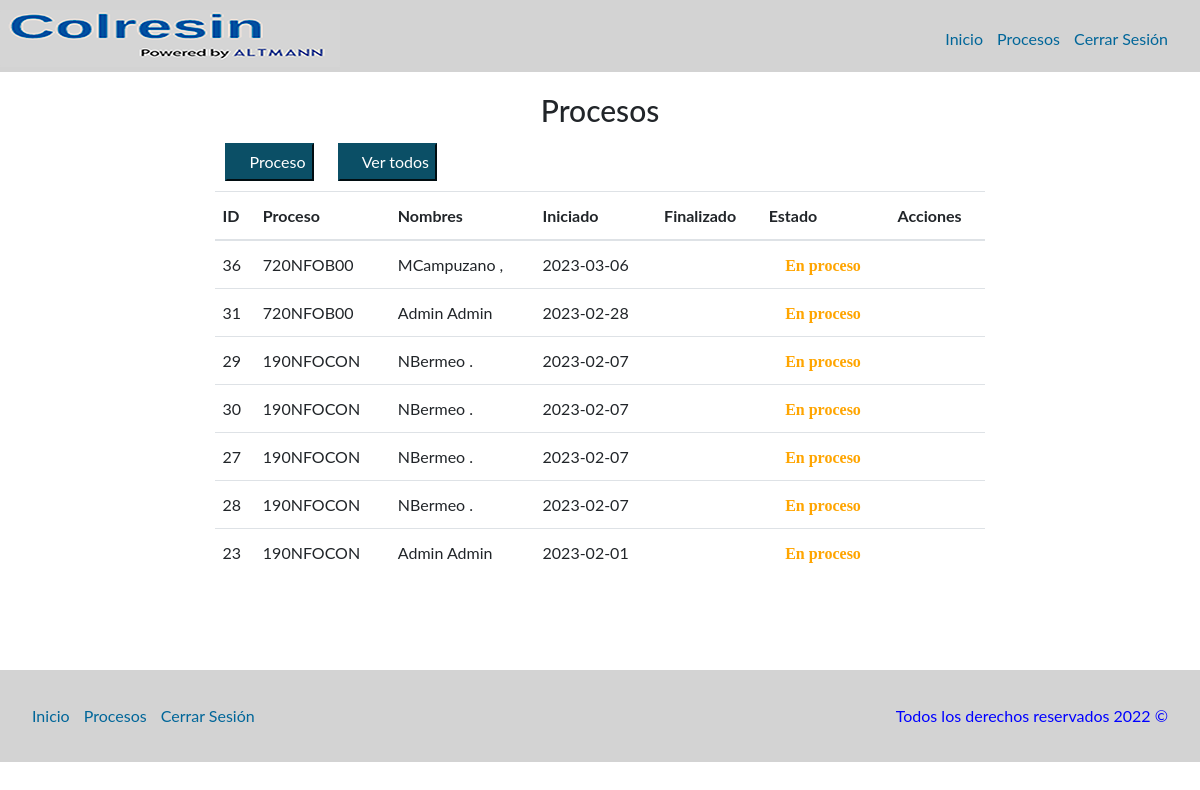
The app's page /Nueva/php/procesos/procesos.php (signed in), older data.
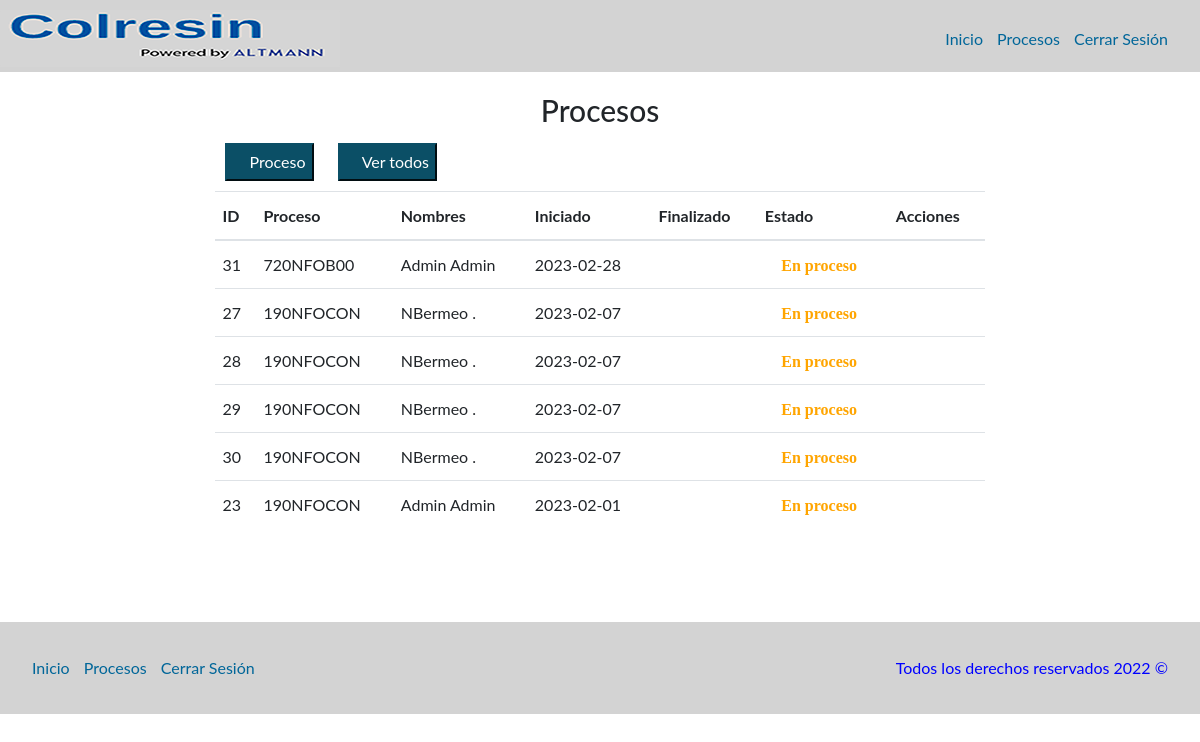
The same page, newer data.
### tables this page shows
CREATE TABLE `procesos` (
  `IdProceso` int(11) NOT NULL,
  `NumLote` varchar(30) NOT NULL,
  `FechaInicial` date NOT NULL,
  `FechaFinal` date DEFAULT NULL,
  `HoraInicial` time NOT NULL,
  `HoraFinal` time DEFAULT NULL,
  `Estado` int(11) NOT NULL,
  `Cedula` varchar(45) NOT NULL
);

CREATE TABLE `nfo` (
  `IdProceso` int(11) NOT NULL,
  `nfo` varchar(50) NOT NULL,
  `numeroLote` varchar(50) NOT NULL,
  `MatPriFP04` varchar(2) DEFAULT NULL,
  `MatPriSeparada` varchar(2) DEFAULT NULL,
  `MateriaPrimacol` varchar(2) DEFAULT NULL,
  `ReactorLimpio` varchar(50) DEFAULT NULL,
  `HermeticidadReactor` varchar(50) DEFAULT NULL,
  `ReactorFunciona` varchar(50) DEFAULT NULL,
  `VacioFunciona` varchar(50) DEFAULT NULL,
  `VaporFunciona` varchar(50) DEFAULT NULL,
  `EnfriamientoFunciona` varchar(50) DEFAULT NULL,
  `EmisionesFunciona` varchar(50) DEFAULT NULL,
  `phsodatanque` varchar(50) DEFAULT NULL,
  `CondensadorFunciona` varchar(50) DEFAULT NULL,
  `ApruebaInicio` varchar(2) DEFAULT NULL,
  `RazonesNoAprob` varchar(200) DEFAULT NULL,
  `SeguridadNaftaleno` varchar(2) DEFAULT NULL,
  `EquipoNaftaleno` varchar(2) DEFAULT NULL,
  `EnfriamientoCerrado` varchar(2) DEFAULT NULL,
  `ValvBloqueo` varchar(2) DEFAULT NULL,
  `AbrirControlOlores` varchar(2) DEFAULT NULL,
  `Estartazos` varchar(2) DEFAULT NULL,
  `AgitadorOk` varchar(2) DEFAULT NULL,
  `ProblemaFund` varchar(2) DEFAULT NULL,
  `ProblemaFundirNaf` varchar(200) DEFAULT NULL,
  `SeguridadSulfurico` varchar(2) DEFAULT NULL,
  `EquipoSulfurico` varchar(2) DEFAULT NULL,
  `Vapor` varchar(2) DEFAULT NULL,
  `ProblemaSWFO` varchar(2) DEFAULT NULL,
  `TextoProblemaSWFO` varchar(500) DEFAULT NULL,
  `CierreControlOlores` varchar(2) DEFAULT NULL,
  `EvacuarCamisa` varchar(2) DEFAULT NULL,
  `SuministroVapor` varchar(2) DEFAULT NULL,
  `SeguridadFDO` varchar(2) DEFAULT NULL,
  `EquipoFDO` varchar(2) DEFAULT NULL,
  `LineaTierraOk` varchar(2) DEFAULT NULL,
  `BombaNeumaticaOk` varchar(2) DEFAULT NULL,
  `ConexionOk` varchar(2) DEFAULT NULL,
  `MangueraOk` varchar(2) DEFAULT NULL,
  `LineaCargaOk` varchar(2) DEFAULT NULL,
  `ValvulasCerradas` varchar(2) DEFAULT NULL,
  `CapacidadTanque` varchar(2) DEFAULT NULL,
  `ProblemaCondensacion` varchar(2) DEFAULT NULL,
  `TextoProblemaCondensacion` varchar(250) DEFAULT NULL,
  `SeguridadCSO` varchar(2) DEFAULT NULL,
  `EquipoCSO` varchar(2) DEFAULT NULL,
  `OlorFormol` varchar(2) DEFAULT NULL,
  `ph10` varchar(45) DEFAULT NULL,
  `Csc050Ajuste` varchar(45) DEFAULT NULL,
  `Stw00Ajuste` varchar(45) DEFAULT NULL,
  `ph10Fin` varchar(45) DEFAULT NULL,
  `ProductoBrillante` varchar(2) DEFAULT NULL,
  `HoraInicioLukas` time DEFAULT NULL,
  `HoraFinLukas` time DEFAULT NULL,
  `ProductoBrillante2` varchar(2) DEFAULT NULL,
  `NotificarLaboratorio` varchar(200) DEFAULT NULL,
  `SegNFO` varchar(2) DEFAULT NULL,
  `EquipoNFO` varchar(2) DEFAULT NULL,
  `AgitacionOff` varchar(2) DEFAULT NULL,
  `TalegoDescarga` varchar(2) DEFAULT NULL,
  `ResiduoTalego` varchar(2) DEFAULT NULL,
  `EnviarMuestraFinal` varchar(2) DEFAULT NULL,
  `Aspecto` varchar(100) DEFAULT NULL,
  `PorcentajeSolidos` varchar(45) DEFAULT NULL,
  `pH10Final` varchar(45) DEFAULT NULL,
  `Solubilidad10` varchar(45) DEFAULT NULL,
  `Solubilidad40` varchar(45) DEFAULT NULL,
  `Rendimiento` varchar(100) DEFAULT NULL,
  `ProcesoDif` varchar(2) DEFAULT NULL,
  `KgEnjuague` varchar(45) DEFAULT NULL,
  `KgLavado` varchar(45) DEFAULT NULL,
  `FechaMuestraLab` datetime(6) NOT NULL
);

CREATE TABLE `usuarios` (
  `IdUsuario` int(11) NOT NULL,
  `Nombre` varchar(50) NOT NULL,
  `Apellido` varchar(50) NOT NULL,
  `Cedula` varchar(50) NOT NULL,
  `CorreoElectronico` varchar(50) NOT NULL,
  `Contrasena` varchar(50) NOT NULL,
  `Estado` int(11) NOT NULL DEFAULT 1,
  `Rol` int(2) NOT NULL DEFAULT 1
);

### Nueva/php/procesos/acciones.php (called while the page is built, shortened)
<?php
class procesos{
    function get_only_process(){
        $conex = new conection();
        $result = $conex->conex();
        $query = mysqli_query($result,'SELECT u.*, p.*, n.nfo nombreProceso FROM procesos p INNER JOIN usuarios u INNER JOIN NFO n ON p.cedula = u.cedula and p.IdProceso = n.IdProceso WHERE p.Estado = 1 ORDER BY FechaInicial DESC');
        return $query;
    }
}

### Nueva/php/procesos/procesos.php (the view, shortened to what this page needs)
<?php
require_once "acciones.php";
$_process = new procesos();
$query = $_process->get_only_process();
$tr = '';
while ($row = $query->fetch_array(MYSQLI_BOTH)){
    $eliminar = "";
    $editar = "";
    if($row['Estado'] == 1){
        $estado = "<i class='fa fa-circle' style='color:orange;'> En proceso</i>";
        $editar   = "<a href='../formulario/editarFormulario.php?id=" . $row['IdProceso'] . "'>
                    <i class='fas fa-pen'></i>
                </a>";
    }else if($row['Estado'] == 2){
        $estado = "<i class='fa fa-circle' style='color:green;'> Finalizado</i>";
        $editar   = "<a href='../formulario/verFormulario.php?id=" . $row['IdProceso'] . "'>
                    <i class='fas fa-eye'></i>
                </a>";
    }else if($row['Estado'] == 3){
        $estado = "<i class='fa fa-circle' style='color:red;'> Eliminado</i>";
        $editar   = "<a href='../formulario/verFormulario.php?id=" . $row['IdProceso'] . "'>
                    <i class='fas fa-eye'></i>
                </a>";
    }
    $tr .=	"<tr class='rows' id='rows'>
                <td>" . $row['IdProceso'] 	. "</td>
                <td>" . $row['nombreProceso'] . "</td>
                <td>" . $row['Nombre'] . " " . $row['Apellido'] ."</td>
                <td>" . $row['FechaInicial'] ."</td>
                <td>" . $row['FechaFinal'] . "</td>
                <td>" . $estado . "</td>
                <td>
                    ".$editar."
                    &nbsp;&nbsp;
                    ".$eliminar."
                </td>
            </tr>";
}
$btn    = "<button type='button' class='boton-add' onclick=\"window.location.href='../formulario/formulario.php'\"><i class='fa fa-plus-circle' aria-hidden='true'></i> Proceso</button>";
?>
<!DOCTYPE html>
<html lang="en">
<head>
    <link rel="stylesheet" href="https://maxcdn.bootstrapcdn.com/bootstrap/4.0.0/css/bootstrap.min.css">
    <link rel="stylesheet" href="../../css/styles.css">
    <link href='../../css/fontawesome.css' rel='stylesheet'>
    <link href='../../css/all.css' rel='stylesheet'>
</head>
<body>
    <header class="site-header">
        <div class="contenedor contenido-header">
            <div class="barra">
                <a href="/">
                <img src="../../img/colresin-altmann.PNG" alt="Logotipo Altmann">
                </a>
                <nav class="navegacion">
                    <a href="../inicio/index.php">Inicio</a>
                    <a href="procesos.php">Procesos</a>
                    <a href="../login/cerrarSesion.php">Cerrar Sesión</a>
                </nav>
            </div>
        </div>
    </header>
    <main class="contenedor seccion contenido-centrado">
        <h1 class="centrar-texto">Procesos</h1>
        <div class="container">
            <?php echo $btn; ?>
            <button type="button" class="boton-add" onclick="window.location.href='procesosTodos.php'"><i class="fa fa-eye" aria-hidden="true"></i> Ver todos</button>
            </div>
        <div class="container">
            <table class="table table-over">
                <thead>
                    <tr>
                        <th scope="col">ID</th>
                        <th scope="col">Proceso</th>
                        <th scope="col">Nombres</th>
                        <th scope="col">Iniciado</th>
                        <th scope="col">Finalizado</th>
                        <th scope="col">Estado</th>
                        <th scope="col">Acciones</th>
                    </tr>
                </thead>
                <tbody>
                    <?php echo $tr; ?>
                </tbody>
            </table>
        </div>
        <br>
        <br>
    </main>
    <footer class="site-footer seccion">
        <div class="contenedor contenedor-footer">
            <nav class="navegacion">
                <a href="../inicio/index.php">Inicio</a>
                <a href="procesos.php">Procesos</a>
                <a href="../login/cerrarSesion.php">Cerrar Sesión</a>
            </nav>
            <p class="copyright">Todos los derechos reservados 2022 &copy; </p>
        </div>
    </footer>
</body>
</html>

Row changes from the older to the newer data that the page shows:
no longer on this page (row edited): procesos: IdProceso "36", nfo.nfo "720NFOB00", usuarios.Nombre "MCampuzano", usuarios.Apellido ",", FechaInicial "2023-03-06", Estado "En proceso"
shown differently, row unchanged: procesos id 27: moves up the list
shown differently, row unchanged: procesos id 28: moves up the list
